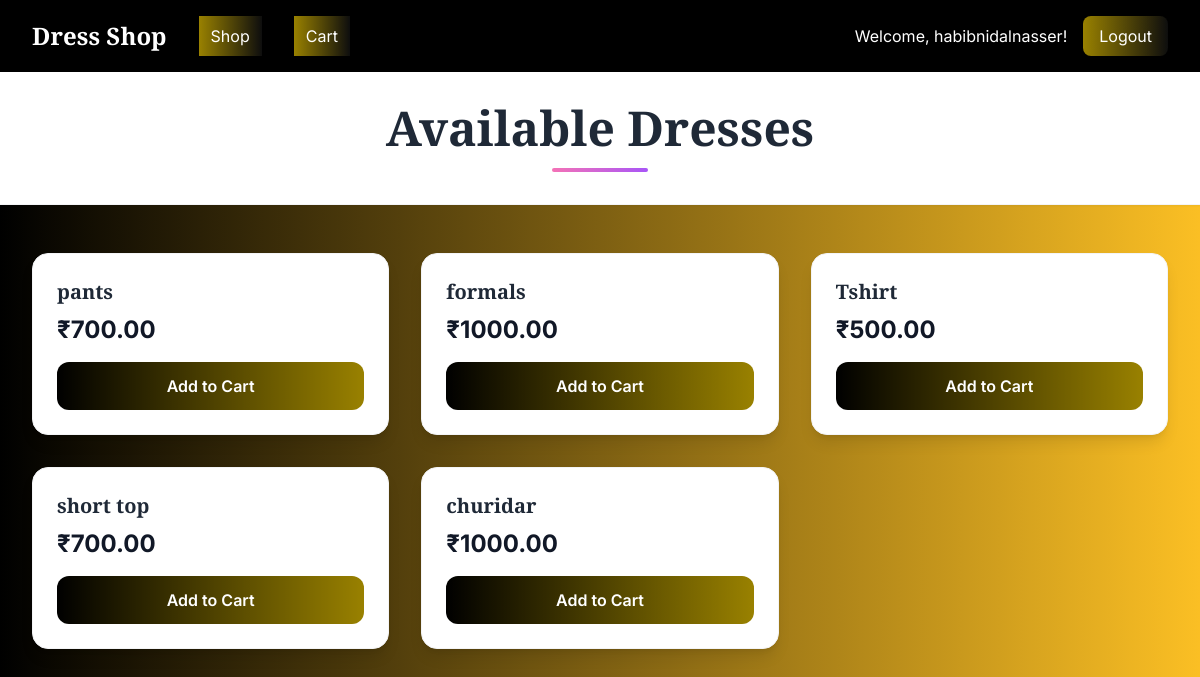
Screenshot of /items (signed in) with the database file from the repository.
### app.py (models this page shows, shortened)
class User(db.Model):
    id = db.Column(db.Integer, primary_key=True)
    username = db.Column(db.String(80), unique=True, nullable=False)
    password_hash = db.Column(db.String(200), nullable=False)
    is_admin = db.Column(db.Boolean, default=False)
    created_at = db.Column(db.DateTime, default=datetime.utcnow)

class Item(db.Model):
    id = db.Column(db.Integer, primary_key=True)
    name = db.Column(db.String(120), nullable=False)
    price = db.Column(db.Float, nullable=False, default=0.0)
    image_url = db.Column(db.String(500), nullable=True)
    created_at = db.Column(db.DateTime, default=datetime.utcnow)

### app.py (the view)
@app.route('/items')
def items():
    items = Item.query.order_by(Item.created_at.desc()).all()
    return render_template('items.html', items=items, user=current_user())

### app.py (called while the page is built)
def current_user():
    uid = session.get('user_id')
    if not uid:
        return None
    return User.query.get(uid)

### templates/items.html (shortened to what this page needs)
<!DOCTYPE html>
<html lang="en">
<head>
    <script src="https://cdn.tailwindcss.com"></script>
</head>
<body class="bg-gradient-to-l from-amber-400 to-black min-h-screen font-inter">
    <nav class="nav-bar text-white shadow-lg">
        <div class="max-w-7xl mx-auto px-4 sm:px-6 lg:px-8">
            <div class="flex justify-between items-center py-4">
                <div class="flex items-center space-x-8">
                    <h1 class="text-2xl font-playfair font-bold">Dress Shop</h1>
                    <a href="{{ url_for('items') }}" class="nav-link px-3 py-2 text-white hover:text-gray-200">
                        Shop
                    </a>
                    <a href="{{ url_for('cart') }}" class="nav-link px-3 py-2 text-white hover:text-gray-200">
                        Cart
                    </a>
                </div>
                <div class="flex items-center space-x-4">
                    {% if user %}
                        <span class="text-white">Welcome, {{ user.username }}!</span>
                        <a href="{{ url_for('logout') }}" class="nav-link px-4 py-2 bg-white bg-opacity-20 rounded-lg text-white hover:bg-opacity-30">
                            Logout
                        </a>
                    {% else %}
                        <a href="{{ url_for('login') }}" class="nav-link px-4 py-2 bg-white bg-opacity-20 rounded-lg text-white hover:bg-opacity-30">
                            Login
                        </a>
                    {% endif %}
                </div>
            </div>
        </div>
    </nav>
    <div class="bg-white shadow-sm border-b border-gray-100">
        <div class="max-w-7xl mx-auto px-4 sm:px-6 lg:px-8 py-8">
            <h2 class="text-4xl md:text-5xl font-playfair font-bold text-gray-800 text-center">
                Available Dresses
            </h2>
            <div class="w-24 h-1 bg-gradient-to-r from-pink-400 to-purple-500 mx-auto mt-4 rounded-full"></div>
        </div>
    </div>
    <div class="max-w-7xl mx-auto px-4 sm:px-6 lg:px-8 py-12">
        <div class="grid-container">
            {% for item in items %}
            <div class="card-hover bg-white rounded-2xl shadow-lg overflow-hidden border border-gray-100">
                <div class="p-6">
                    <h3 class="text-xl font-playfair font-semibold text-gray-800 mb-2">
                        {{ item.name }}
                    </h3>
                    <p class="text-2xl font-bold text-gray-900 mb-4">₹{{ '%.2f'|format(item.price) }}</p>
                    <form action="{{ url_for('add_to_cart', item_id=item.id) }}" method="post" class="w-full">
                        <button type="submit" class="add-to-cart-btn w-full text-white font-semibold py-3 px-6 rounded-xl">
                            Add to Cart
                        </button>
                    </form>
                </div>
            </div>
            {% endfor %}
        </div>
    </div>
</body>
</html>

### templates/items.html (style rules this page uses)
.font-playfair { font-family: 'Playfair Display', serif; }
.font-inter { font-family: 'Inter', sans-serif; }
.card-hover { transition: all 0.3s ease; }
.add-to-cart-btn { background: linear-gradient(rgba(0,0,0,0.4), rgba(0,0,0,0.4)), linear-gradient(to left, #FFD700, #000000); transition: all 0.3s ease; }
.grid-container { display: grid; grid-template-columns: repeat(auto-fill, minmax(320px, 1fr)); gap: 2rem; }
.nav-bar { background: linear-gradient(rgba(0,0,0,0.6), rgba(0,0,0,0.6)), linear-gradient(to left, #000000, #000000); }
.nav-link { transition: all 0.3s ease; background: linear-gradient(rgba(0,0,0,0.4), rgba(0,0,0,0.4)), linear-gradient(to left, #171717, #ffd700); }

### rows the page displays
User: username "habibnidalnasser"
Item: name "pants", price "700.00"
Item: name "formals", price "1000.00"
Item: name "Tshirt", price "500.00"
Item: name "short top", price "700.00"
Item: name "churidar", price "1000.00"
